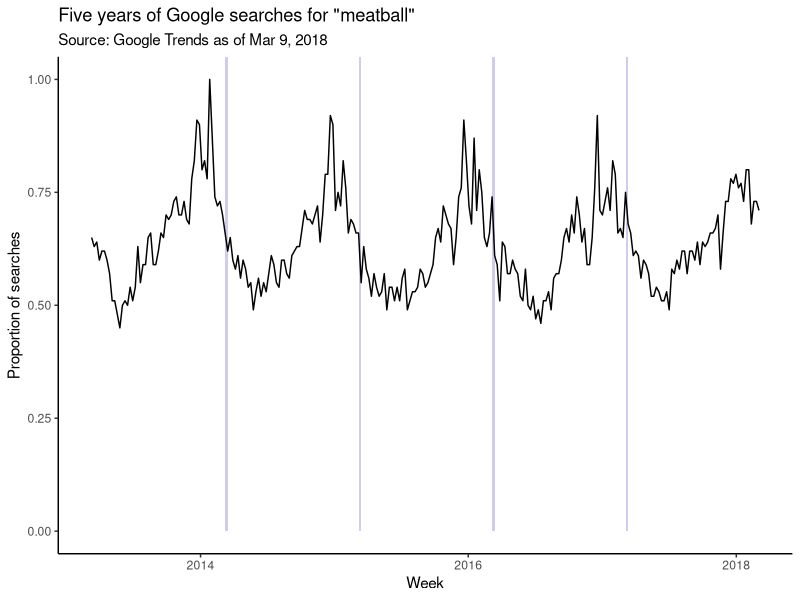
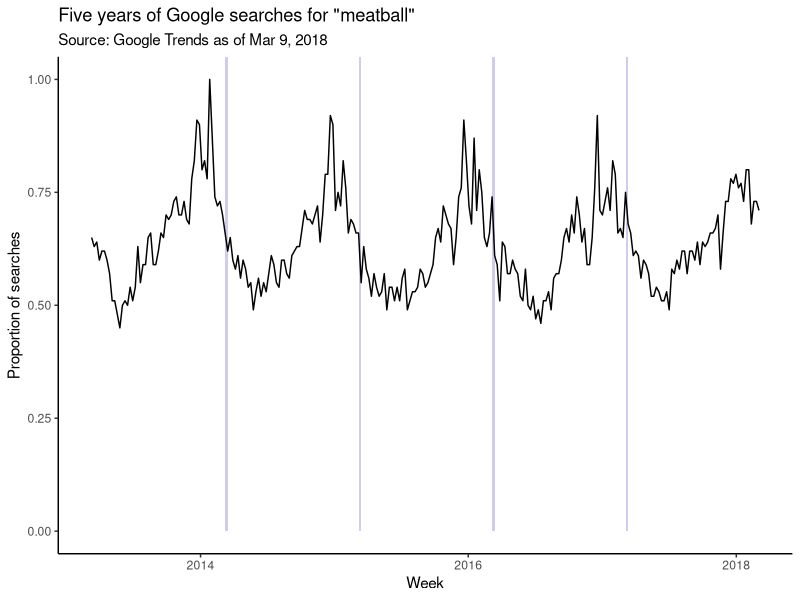

Generate these figures, in order, with R:
## ---- chunk 1
library(tidyverse)
library(lubridate)
mb <- read_csv("meatball.csv", skip=3, col_names = c("week", "count"), col_types = cols(week=col_date(), count=col_integer()))
herokuLight <- "#D3CBED"
## ---- chunk 2
plot <- mb %>%
  ggplot(aes(x=week, y=count/100)) +
  
  ## This is ugly. There has to be a better way to shade the weeks where meatball day fell
  geom_rect(fill=herokuLight, aes(ymin=0, ymax=Inf, xmin=ymd("2014-03-09"), xmax=ymd("2014-03-16"))) + 
  geom_rect(fill=herokuLight, aes(ymin=0, ymax=Inf, xmin=ymd("2015-03-08"), xmax=ymd("2015-03-15"))) +
  geom_rect(fill=herokuLight, aes(ymin=0, ymax=Inf, xmin=ymd("2016-03-06"), xmax=ymd("2016-03-13"))) +
  geom_rect(fill=herokuLight, aes(ymin=0, ymax=Inf, xmin=ymd("2017-03-05"), xmax=ymd("2017-03-12"))) +
  
  geom_line(stat="identity") +
  scale_y_continuous() + 
  labs(title="Five years of Google searches for \"meatball\"",
       subtitle = "Source: Google Trends as of Mar 9, 2018",
       y="Proportion of searches",
       x="Week") +
  theme_bw() + 
  theme(panel.border = element_blank(), panel.grid.major = element_blank(),
        panel.grid.minor = element_blank(), axis.line = element_line(colour = "black"))
print(plot)
ggsave(plot, filename="meatball.png")
